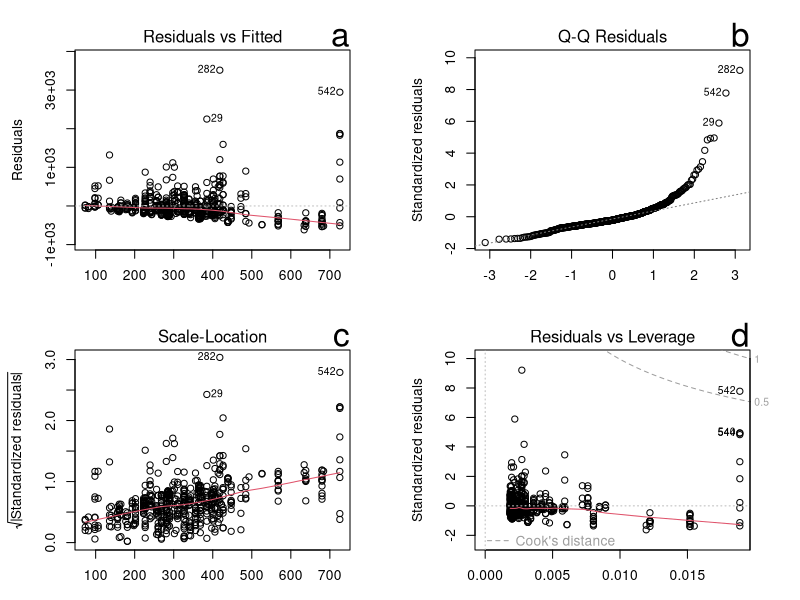
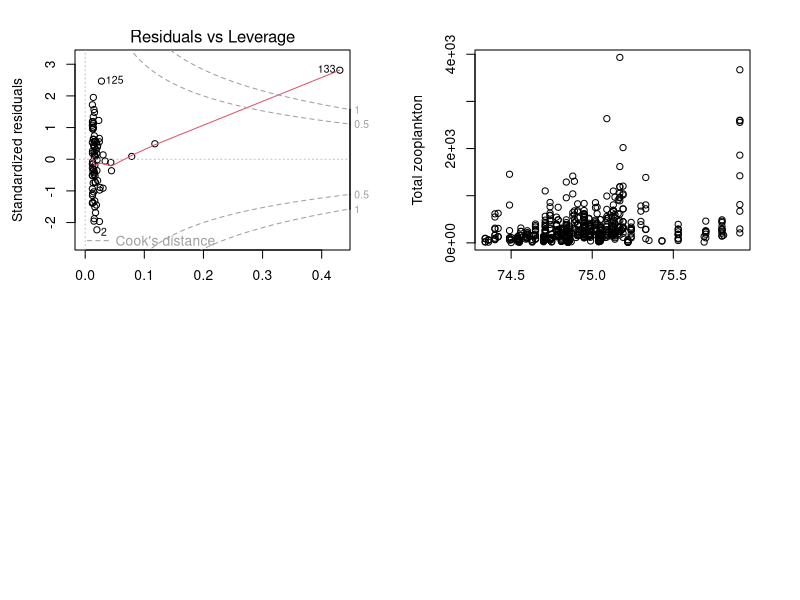
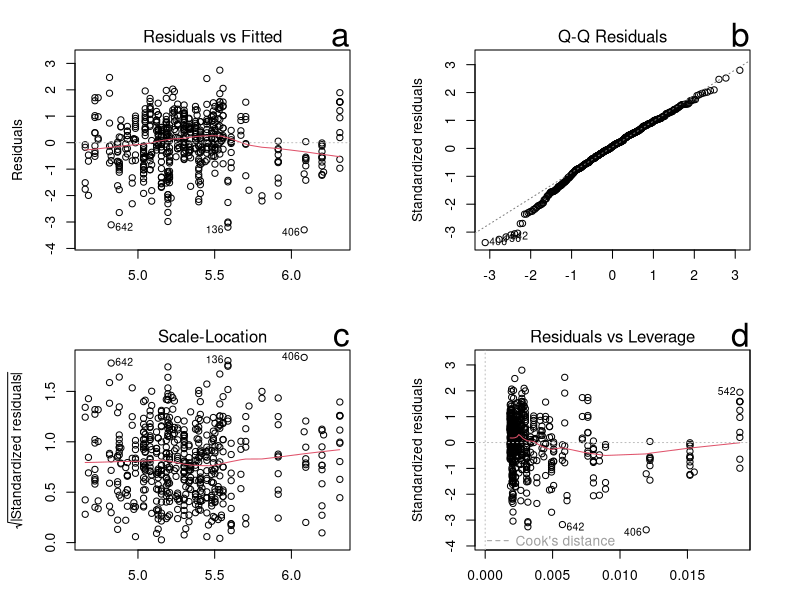
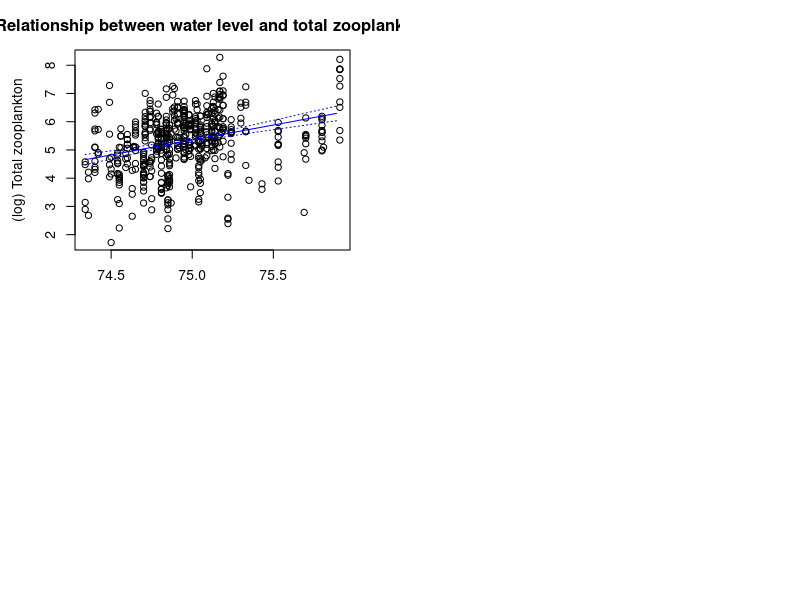

Generate these figures, in order, with R:
## ---- chunk 1
soln=FALSE
#install.packages("readxl")
library("readxl")

# xlsx files
ham<- read_excel("ind dates flat all parameters Hamilton only FOR Kim.xlsx")
## ---- chunk 2
#change column names to replace space with "."
colnames(ham)=sub(" ", ".", colnames(ham))

# save linear regression results 
waterlzoo.lm<-lm(total.zoop~water.level, data=ham)

#print regression results
waterlzoo.lm
## ---- chunk 3
options(digits = 3, scipen = -2)
#knitr::include_graphics("https://github.com/kcudding/kcudding.github.io/blob/main/teach/RIntro/Rseminarlinearreg.png")
## ---- chunk 4
# print a summary of the regression results
sum_lm=summary(waterlzoo.lm)
sum_lm
## ---- chunk 5
sum_lm$coefficients[2,]
sum_lm$adj.r.squared
## ---- chunk 6
# divide the window into a 2 by 2 grid
par(mfrow=c(2,2),mai = c(.5, .75, .5, 0.5))

# plotting diagnostic plots with log transformed data
lab=c("a", "b", "c", "d")
set=c(1,2,3,5)
for (i in seq_along(set)){
plot(waterlzoo.lm, which=set[i])
mtext(text=lab[i], side=3, cex=2, adj=1)
}
## ---- chunk 7

sub_ham=ham[ham$Station_Acronym=="HH6",]

lmcal=lm(log(sub_ham$Chl_a_uncorrected)~sub_ham$TP.dissolved_ECCC1m)

plot(lmcal, which=5)
## ---- chunk 8
plot(x=ham$water.level, y=(ham$total.zoop), xlab="Water level (m)", ylab="Total zooplankton")
## ---- chunk 9
# save linear regression results 
log_waterlzoo.lm<-lm(log(total.zoop)~water.level, data=ham)
summary(log_waterlzoo.lm)
## ---- chunk 10
# divide the window into a 2 by 2 grid
par(mfrow=c(2,2),mai = c(.5, .75, .5, 0.5))

# plotting diagnostic plots with log transformed data

for (i in seq_along(set)){
plot(log_waterlzoo.lm, which=set[i])
mtext(text=lab[i], side=3, cex=2, adj=1)
}
## ---- chunk 11
# creating a vector 'x' to predict total.zoop from waterlevel

# get min water level
min_water=min(ham$water.level, na.rm=TRUE)

# get max water level
max_water=max(ham$water.level, na.rm=TRUE)

# build a new data frame that has vector of xvalues from min to max in increments of 0.05

# create the sequence
x <- seq(min_water, max_water, by = 0.05)

#create a new dataframe with this predictor
ndata=data.frame(water.level<-x)

# use this dataframe and the predict function
# to calculate confidence intervals 
confidenceint<-predict(log_waterlzoo.lm, newdata=ndata, interval="confidence", level=0.95)
cf=as.data.frame(confidenceint)
## ---- chunk 12
# create a plot with water level and total zooplankton
# use xlab(), ylab() and main() to put titles on the plot
plot(x=ham$water.level, y=log(ham$total.zoop), xlab="Water level (m)", ylab="(log) Total zooplankton", main="Relationship between water level and total zooplankton")

# add regression line to the plot 
lines(cf$fit~x, col="blue",lty=1 )

# lower bound confidence interval
lines(cf$lwr~x, col="blue",lty=3 )

# upper bound confidence interval
lines(cf$upr~x, col="blue",lty=3 )
